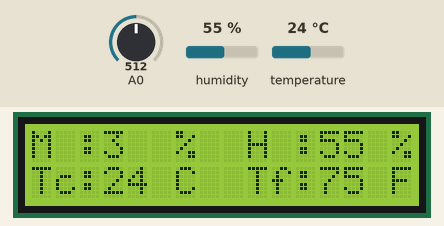
Simulated run of this sketch. Board: Arduino Uno, built with avr-gcc and run on an emulated ATmega328P. Shown: 16×2 character LCD. The test bench sets the inputs (shaded band); at power-on: humidity 55 %, A0 = 512, temperature 24 °C.

Above: at 2.6 s.
2.7 s: humidity set to 22 %
At 9.8 s:
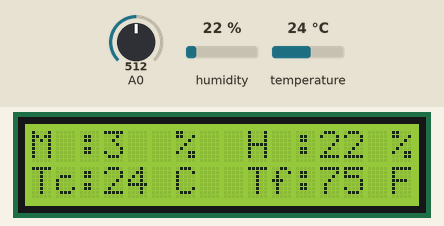
15.6 s: A0 set to 716
At 17.5 s:
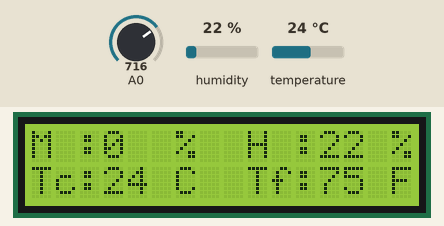
23.6 s: temperature set to 12 °C
At 31.6 s:
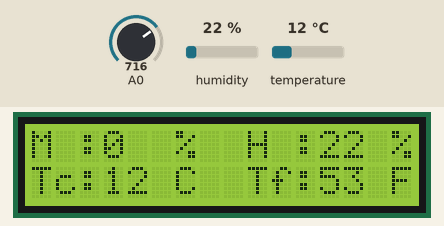
36.7 s: A0 set to 511
At 38.1 s:
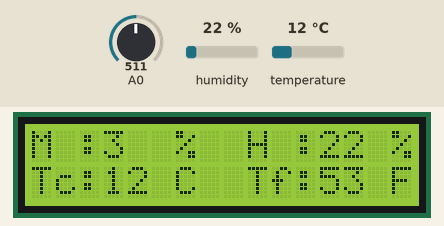
44.7 s: humidity set to 40 %
At 52.2 s:
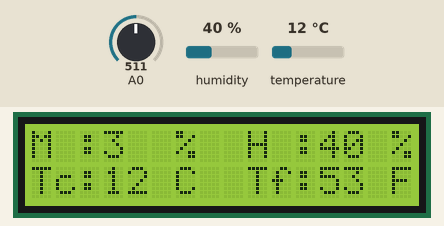
57.8 s: A0 set to 306
At 58.7 s:
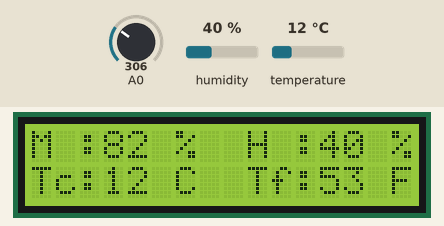
Timing chart, 0 to 60.8 s (numbered marks = the images above; inputs shaded):
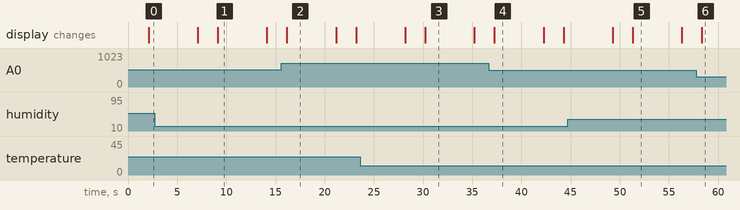

The sketch:

MoistureHumidityTemperatureSensors.ino.ino
```cpp
// REQUIRES the following Arduino libraries:
// - DHT Sensor Library: https://github.com/adafruit/DHT-sensor-library
// - Adafruit Unified Sensor Lib: https://github.com/adafruit/Adafruit_Sensor

#include "DHT.h"
#include <LiquidCrystal.h>

#define DHTPIN 8     // Digital pin connected to the DHT sensor
// Feather HUZZAH ESP8266 note: use pins 3, 4, 5, 12, 13 or 14 --
// Pin 15 can work but DHT must be disconnected during program upload.

// Uncomment whatever type you're using!
#define DHTTYPE DHT11   // DHT 11
//#define DHTTYPE DHT22   // DHT 22  (AM2302), AM2321
//#define DHTTYPE DHT21   // DHT 21 (AM2301)

DHT dht(DHTPIN, DHTTYPE);
LiquidCrystal lcd(11, 12, 2, 3, 4, 5);

void setup() {
  Serial.begin(9600);

  lcd.begin(16, 2);
  dht.begin();
}

void loop() {
  // Wait a few seconds between measurements.
  delay(2000);

  // Reading temperature or humidity takes about 250 milliseconds!
  // Sensor readings may also be up to 2 seconds 'old' (its a very slow sensor)
  // Read Humidity as percent
  float h = dht.readHumidity();
  // Read soil moisture as units
  float m = analogRead(A0);
  // Read temperature as Celsius (the default)
  float t = dht.readTemperature();
  // Read temperature as Fahrenheit (isFahrenheit = true)
  float f = dht.readTemperature(true);

  // Check if any reads failed and exit early (to try again).
  if (isnan(h) || isnan(t) || isnan(f) || isnan(m))
  {
    Serial.println(F("Failed to read from DHT sensor!"));
    lcd.print("ERROR TO READ SENSORS");
    return;
  }

  // Compute heat index in Fahrenheit (the default)
  float hif = dht.computeHeatIndex(f, h);
  // Compute heat index in Celsius (isFahreheit = false)
  float hic = dht.computeHeatIndex(t, h, false);

  // Convert the moisture value in purcentage
  m = ((520 - m) * 100) / 260;
  // 0 is the max wet
  if (m < 0)
  {
    m = 0;
  }
  // 100 is the max dry
  else if (m > 100)
  {
    m = 100;
  }

  //Serial.println("===============================================");
  //
  //Serial.print(F("Moisture: "));
  //Serial.print(m);
  //Serial.println(" units");
  //
  //Serial.print(F("Humidity: "));
  //Serial.print(h);
  //Serial.println("%");
  //
  //Serial.print(F("Temperature celsius: "));
  //Serial.print(t);
  //Serial.println("°C");
  //
  //Serial.print(F("Temperature fahrenheit: "));
  //Serial.print(f);
  //Serial.println("°F");
  //
  //Serial.print(F("Heat index celsius: "));
  //Serial.print(hic);
  //Serial.println("°C");
  //
  //Serial.print(F("Heat index fahrenheit: "));
  //Serial.print(hif);
  //Serial.println("°F");
  //
  //Serial.println("===============================================");
  //Serial.println(" ");

  lcd.setCursor(9, 0);
  lcd.print("H :");

  lcd.setCursor(0, 1);
  lcd.print("Tc:");
  lcd.setCursor(3, 1);
  lcd.print(int(t));
  lcd.setCursor(6, 1);
  lcd.print("C");

  lcd.setCursor(9, 1);
  lcd.print("Tf:");
  lcd.setCursor(12, 1);
  lcd.print(int(f));
  lcd.setCursor(15, 1);
  lcd.print("F");

  lcd.setCursor(0, 0);
  lcd.print("M :");
  lcd.setCursor(3, 0);
  lcd.print(int(m));
  lcd.setCursor(6, 0);
  lcd.print("%");

  lcd.setCursor(9, 0);
  lcd.print("H :");
  lcd.setCursor(12, 0);
  lcd.print(int(h));
  lcd.setCursor(15, 0);
  lcd.print("%");

  delay(5000);
  lcd.clear();
}
```

Measured:
- after the input at 2.7 s, the display: first differs from a run without the input after 6.4 s (image 1)
- after the input at 15.6 s, the display: changes after 0.55 s (image 2)
- after the input at 23.6 s, the display: first differs from a run without the input after 6.6 s (image 3)
- after the input at 36.7 s, the display: changes after 0.55 s (image 4)
- after the input at 44.7 s, the display: first differs from a run without the input after 6.6 s (image 5)
- after the input at 57.8 s, the display: changes after 0.54 s (image 6)
- what the display in image 1 shows lasts 5.0 s, from 9.1 s to 14.1 s
